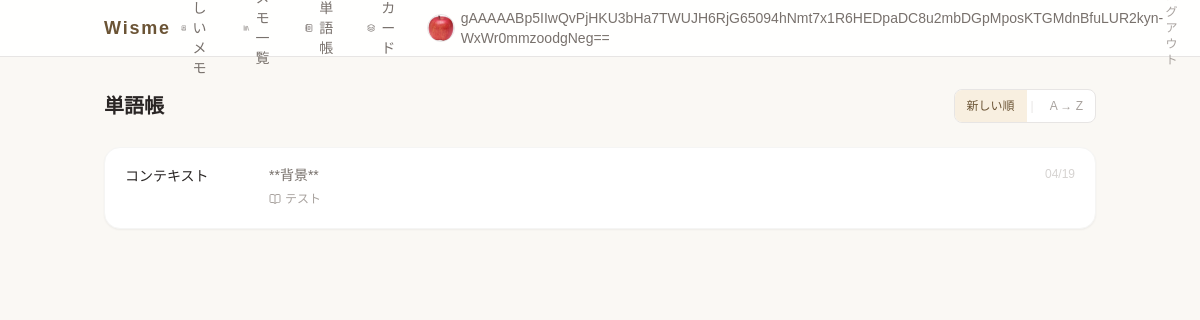
The app's page /wisme/words/ (signed in) with its own data.
### wisme/models.py (models this page shows, shortened)
class CustomUser(AbstractUser):
    display_name = EncryptedCharField(max_length=100, blank=True, verbose_name="表示名")
    profile_image = models.ImageField(
        upload_to='media/profile/', blank=True, null=True, verbose_name="プロフィール画像"
    )

class SearchedWord(models.Model):
    owner = models.ForeignKey(
        settings.AUTH_USER_MODEL,
        on_delete=models.CASCADE,
        null=True,
        blank=True,
        verbose_name="オーナー",
    )
    note = models.ForeignKey(
        Page,
        on_delete=models.CASCADE,
        related_name='words',
        null = True,
        blank = True,
        verbose_name = "関連メモ"
    )
    word = models.CharField(max_length=100,verbose_name="意味を知りたい単語")
    meaning = models.TextField(verbose_name="意味")
    created_at = models.DateTimeField(auto_now_add = True,verbose_name="検索日時")

class Page(models.Model):
    id = models.UUIDField(primary_key=True,
                          default = uuid.uuid4,editable=False,verbose_name="Id")
    owner = models.ForeignKey(
        settings.AUTH_USER_MODEL,
        on_delete=models.CASCADE,
        null=True,
        blank=True,
        verbose_name="オーナー",
    )
    title = models.CharField(max_length=100,verbose_name="タイトル")
    thoughts = models.TextField(max_length=1000,blank=True,verbose_name="このドキュメントを読んだ感想(空欄可)")
    page_date = models.DateField(verbose_name="日付")
    picture = models.ImageField(upload_to="wisme/picture/",blank = True,null = True,verbose_name="写真")
    created_at = models.DateTimeField(auto_now_add = True,verbose_name="作成日時")#このデータが初めて作成されたその時の日時を保存
    update_at = models.DateTimeField(auto_now = True,verbose_name="更新日時")#更新されたら日時を保存

### wisme/views.py (the view)
class WordListView(LoginRequiredMixin, ListView):
    model = SearchedWord
    template_name = 'wisme/word_list.html'
    context_object_name = 'words'
    def get_queryset(self):
        qs = SearchedWord.objects.filter(owner=self.request.user).select_related('note')
        if self.request.GET.get('sort') == 'alpha':
            return qs.order_by('word')
        return qs.order_by('-created_at')

### templates/wisme/word_list.html (shortened to what this page needs)
{% extends "base/wisme_base.html" %}
{% block body %}
<div class="flex items-center justify-between mb-6">
    <h1 class="text-xl font-semibold text-stone-800">単語帳</h1>
    <div class="flex items-center gap-1 text-xs text-stone-400 bg-white border border-stone-200 rounded-lg overflow-hidden">
        <a href="?sort=created_at"
           class="px-3 py-2 hover:bg-accent-50 transition-colors {% if not request.GET.sort or request.GET.sort == 'created_at' %}bg-accent-50 text-accent-700 font-medium{% endif %}">
            新しい順
        </a>
        <span class="text-stone-200">|</span>
        <a href="?sort=alpha"
           class="px-3 py-2 hover:bg-accent-50 transition-colors {% if request.GET.sort == 'alpha' %}bg-accent-50 text-accent-700 font-medium{% endif %}">
            A → Z
        </a>
    </div>
</div>
{% if words %}
<div class="bg-white rounded-2xl border border-stone-100 shadow-sm divide-y divide-stone-50">
    {% for word in words %}
    <div class="px-5 py-4 flex gap-4 items-start hover:bg-stone-50/50 transition-colors">
        <div class="w-32 shrink-0">
            <span class="font-medium text-stone-800 text-sm">{{ word.word }}</span>
        </div>
        <div class="flex-1 min-w-0">
            <p class="text-sm text-stone-500 leading-relaxed">{{ word.meaning }}</p>
            {% if word.note %}
            <a href="{% url 'wisme:page_detail' word.note.id %}"
               class="mt-1 inline-flex items-center gap-1 text-xs text-stone-400 hover:text-stone-600 transition-colors">
                <i data-lucide="book-open" class="w-3 h-3"></i>
                {{ word.note.title }}
            </a>
            {% endif %}
        </div>
        <span class="text-xs text-stone-300 shrink-0 pt-0.5">{{ word.created_at|date:"m/d" }}</span>
    </div>
    {% endfor %}
</div>
{% else %}
<div class="text-center py-20 text-stone-400">
    <i data-lucide="notebook-text" class="w-12 h-12 mx-auto mb-4 opacity-30"></i>
    <p class="text-sm">まだ単語が登録されていません。</p>
    <p class="text-xs mt-1">メモ作成中に単語を調べると、ここに保存されます。</p>
</div>
{% endif %}
{% endblock %}

### templates/base/wisme_base.html (shortened to what this page needs)
<!DOCTYPE html>
<html lang="ja">
<head>
    <script src="https://cdn.tailwindcss.com"></script>
    <link rel="stylesheet" href="/static/wisme/css/style.css">
</head>
<body class="bg-[#FAF8F4] text-[#2C2C2C] min-h-screen flex flex-col">
    <header class="border-b border-stone-200 bg-white/90 backdrop-blur-sm sticky top-0 z-40">
        <div class="max-w-5xl mx-auto px-4 h-14 flex items-center justify-between">
            <a href="{% url 'wisme:index' %}" class="text-lg font-semibold tracking-widest text-accent-700 hover:text-accent-500 transition-colors">Wisme</a>
            <nav class="flex items-center gap-1 sm:gap-1.5 text-sm text-stone-500">
                {% if user.is_authenticated %}
                    <a href="{% url 'wisme:page_create' %}"
                       class="flex items-center gap-1.5 rounded-lg px-2.5 py-1.5 hover:bg-amber-100 hover:text-amber-800 transition-colors">
                        <i data-lucide="book-plus" class="w-4 h-4"></i>
                        <span class="hidden sm:inline">新しいメモ</span>
                    </a>
                    <a href="{% url 'wisme:page_list' %}"
                       class="flex items-center gap-1.5 rounded-lg px-2.5 py-1.5 hover:bg-accent-100 hover:text-accent-700 transition-colors">
                        <i data-lucide="library" class="w-4 h-4"></i>
                        <span class="hidden sm:inline">メモ一覧</span>
                    </a>
                    <a href="{% url 'wisme:word_list' %}"
                       class="flex items-center gap-1.5 rounded-lg px-2.5 py-1.5 hover:bg-emerald-100 hover:text-emerald-800 transition-colors">
                        <i data-lucide="notebook-text" class="w-4 h-4"></i>
                        <span class="hidden sm:inline">単語帳</span>
                    </a>
                    <a href="{% url 'wisme:flashcard' %}"
                       class="flex items-center gap-1.5 rounded-lg px-2.5 py-1.5 hover:bg-sky-100 hover:text-sky-800 transition-colors">
                        <i data-lucide="layers" class="w-4 h-4"></i>
                        <span class="hidden sm:inline">カード</span>
                    </a>
                    {% with sa=user.socialaccount_set.first %}
                    <a href="{% url 'wisme:profile' %}"
                       class="flex items-center gap-1.5 rounded-lg px-2 py-1 hover:bg-rose-100 hover:text-rose-800 transition-colors">
                        {% if user.profile_image %}
                            <img src="{{ user.profile_image.url }}" alt=""
                                 class="w-7 h-7 rounded-full object-cover border border-stone-200">
                        {% elif sa.get_avatar_url %}
                            <img src="{{ sa.get_avatar_url }}" alt=""
                                 class="w-7 h-7 rounded-full object-cover border border-stone-200">
                        {% else %}
                            <span class="w-7 h-7 rounded-full bg-stone-100 flex items-center justify-center border border-stone-200">
                                <i data-lucide="user" class="w-4 h-4 text-stone-400"></i>
                            </span>
                        {% endif %}
                        <span class="hidden sm:inline">{{ user.display_name|default:user.username }}</span>
                    </a>
                    {% endwith %}
                    <a href="{% url 'account_logout' %}"
                       class="ml-1 rounded-lg px-2.5 py-1.5 text-xs text-stone-400 hover:bg-stone-100 hover:text-stone-700 transition-colors">ログアウト</a>
                {% else %}
                    <a href="{% url 'account_login' %}"
                       class="rounded-lg px-2.5 py-1.5 hover:bg-stone-100 hover:text-stone-900 transition-colors">ログイン</a>
                    <a href="{% url 'account_signup' %}"
                       class="bg-accent-500 text-white px-3 py-1.5 rounded-md text-xs hover:bg-accent-600 transition-colors">新規登録</a>
                {% endif %}
            </nav>
        </div>
    </header>
    <main class="flex-1 max-w-5xl mx-auto w-full px-4 py-8">
        {% block body %}{% endblock %}
    </main>
</body>
</html>

### records on screen
CustomUser: profile_image (picture), display_name "gAAAAABp5IIwQvPjHKU3bHa7TWUJH6RjG65094hNmt7x1R6HEDpaDC8u2mbDGpMposKTGMdnBfuLUR2kyn-WxWr0mmzoodgNeg=="
SearchedWord: word "コンテキスト", meaning "**背景**", note "テスト", created_at "04/19"
